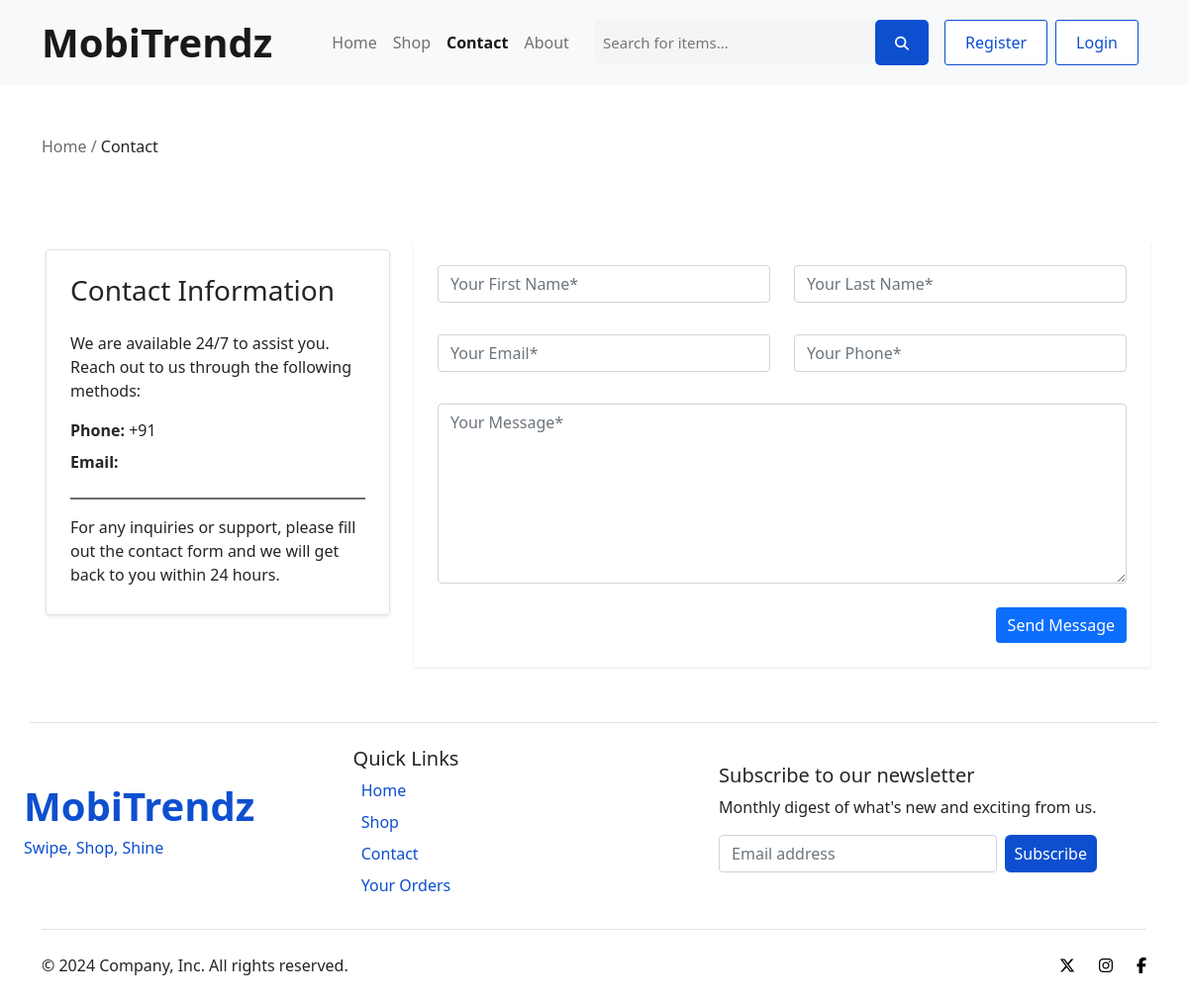
Page /contact.php on the earlier database version.
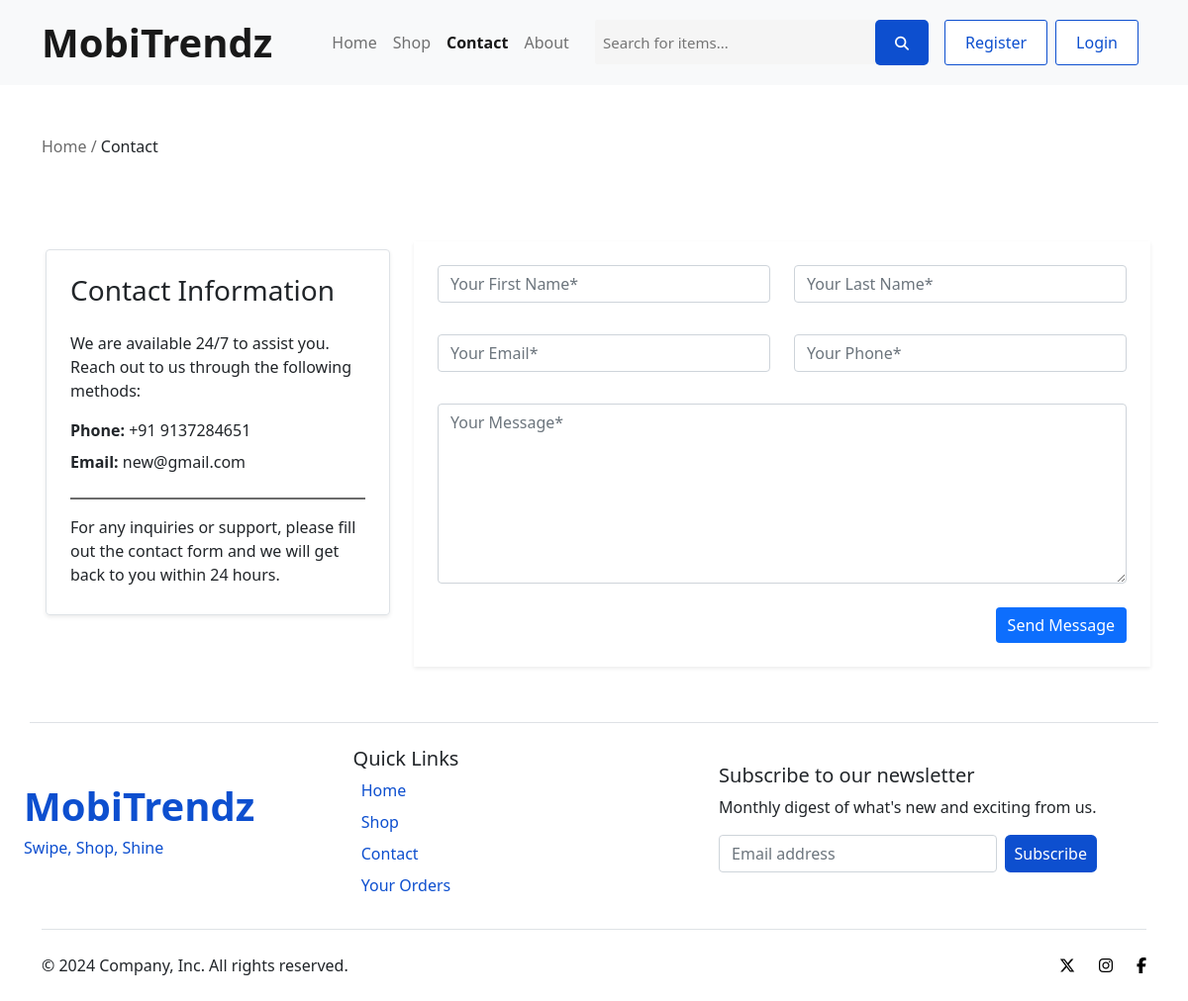
Same page on the later database version.
### tables this page shows
CREATE TABLE `contact_page_details_tbl` (
  `Contact_Email` varchar(255) DEFAULT NULL,
  `Contact_Number` varchar(20) DEFAULT NULL
);

### contact.php (the view, shortened to what this page needs)
<?php $title="Contact";include('header.php');
$query = "SELECT `Contact_Email`, `Contact_Number` FROM `contact_page_details_tbl`";
    $result = mysqli_query($con, $query);
    $contact = mysqli_fetch_assoc($result);
?>
    <div class="container sitemap">
        <p><a href="index.php" class="text-decoration-none dim link">Home /</a> Contact</p>
    </div>
    <div class="container">
        <div class="row">
                <div class="col-12 col-md-4 p-3">
            <div class="shadow-sm p-4 rounded border">
                <h3 class="mb-4">Contact Information</h3>
                <p class="mb-3">We are available 24/7 to assist you. Reach out to us through the following methods:</p>
                <p class="mb-2"><strong>Phone:</strong> +91 <?php echo $contact["Contact_Number"]; ?></p>
                <p class="mb-4"><strong>Email:</strong> <?php  echo $contact["Contact_Email"]; ?></p>
                <div class="line mb-3"></div>
                <p class="mb-1">For any inquiries or support, please fill out the contact form and we will get back to you within 24 hours.</p>
            </div>
        </div>
        <div class="col-12 col-md-8 p-2">
    <div class="shadow-sm p-4">
        <form id="contactForm" method="POST" onsubmit="return contactFormValidation()">
            <div class="row mb-3">
                <div class="col-md-6">
                    <input type="text" id="contactName" name="FirstName" placeholder="Your First Name*" class="form-control">
                </div>
                <div class="col-md-6">
                    <input type="text" id="contactName2" name="LastName" placeholder="Your Last Name*" class="form-control">
                </div>
            </div>
            <div class="row mb-3">
                <div class="col-md-6">
                    <input type="text" id="contactEmail" name="Email" placeholder="Your Email*" class="form-control">
                </div>
                <div class="col-md-6">
                    <input type="text" id="contactPhone" name="Phone" placeholder="Your Phone*" class="form-control">
                </div>
            </div>
            <div class="mb-3">
                <textarea id="contactMessage" name="Message" class="form-control" rows="7" placeholder="Your Message*"></textarea>
            </div>
            <div class="d-flex justify-content-end">
                <input type="submit" name="submit" value="Send Message" class="btn btn-primary mt-2">
            </div>
        </form>
    </div>
</div>
        </div>
    </div>
<?php include('footer.php');
?>

Differences in the rows shown:
added contact_page_details_tbl: Contact_Number "9137284651", Contact_Email "new@gmail.com"
